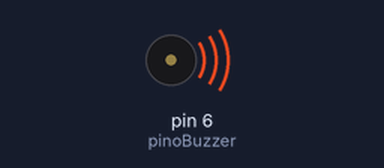
Simulated run of this sketch. Board: Arduino Uno, built with avr-gcc and run on an emulated ATmega328P. Shown: buzzer (waves = sounding).

Above: at 0.2 s.
At 5.3 s:
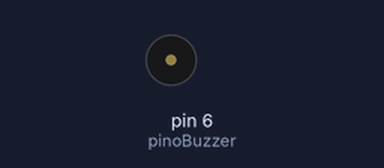
Timing chart, 0 to 8.3 s (numbered marks = the images above):
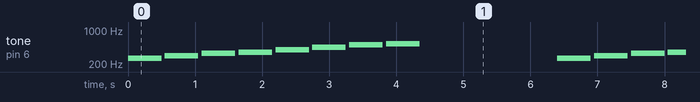

The sketch:

Projeto10-2DoReMiFaBuzzer.ino
```cpp
// PROJETO 10.2: Dó-Ré-Mi-Fá com Buzzer
// Autor: Augusto Queiroz

// --- Mapeamento das Frequências das Notas (em Hz) ---
#define DO 262
#define RE 294
#define MI 330
#define FA 349
#define SOL 392
#define LA 440
#define SI 494
#define DO_2 523 // Dó uma oitava acima

// --- Declaração de Variáveis e Arrays ---
int pinoBuzzer = 6;
// Cria um array (uma lista) com a sequência de notas da nossa melodia.
int melodia[] = {DO, RE, MI, FA, SOL, LA, SI, DO_2};

// --- Função de Configuração (setup) ---
void setup()
{
    // Não precisamos do pinMode para a função tone(), mas é uma boa prática.
}

// --- Laço Principal (loop) ---
void loop()
{
    // Usa um laço 'for' para tocar cada uma das 8 notas do nosso array.
    for (int i = 0; i < 8; i++)
    {
        // Toca a nota que está na posição 'i' do array 'melodia'.
        tone(pinoBuzzer, melodia[i]);

        // Mantém a nota tocando por meio segundo.
        delay(500);

        // Desliga o som antes de ir para a próxima nota.
        noTone(pinoBuzzer);

        // Pequena pausa entre as notas.
        delay(50);
    }

    // Pausa longa de 2 segundos antes de repetir a escala musical.
    delay(2000);
}
```

Measured:
- by itself, tone on pin 6 (pinoBuzzer): repeats every 6.4 s: silent 0.05 s, 294 Hz 0.50 s, silent 0.05 s, 330 Hz 0.50 s, silent 0.05 s, 349 Hz 0.50 s, silent 0.05 s, 392 Hz 0.50 s, silent 0.05 s, 440 Hz 0.50 s, silent 0.05 s, 494 Hz 0.50 s, silent 0.05 s, 523 Hz 0.50 s, silent 2.1 s, 262 Hz 0.50 s
